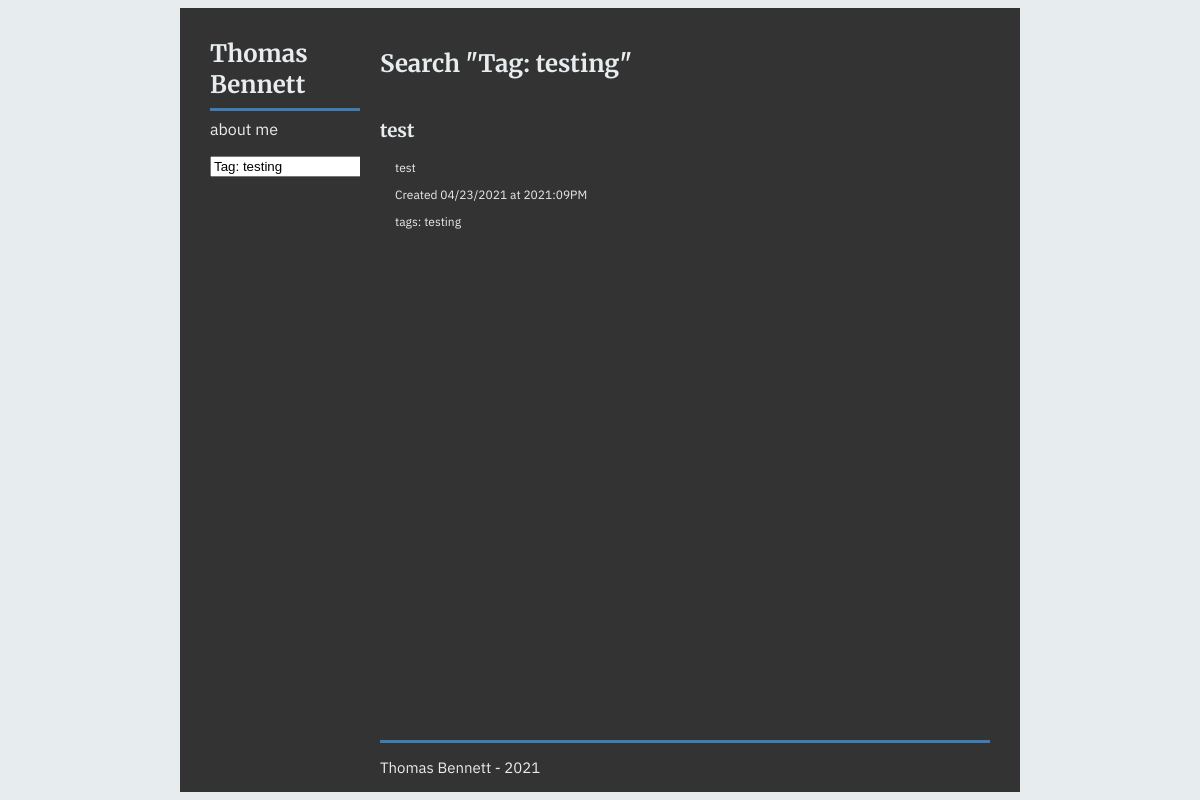
/?t=testing, run on an earlier commit of the app's database.
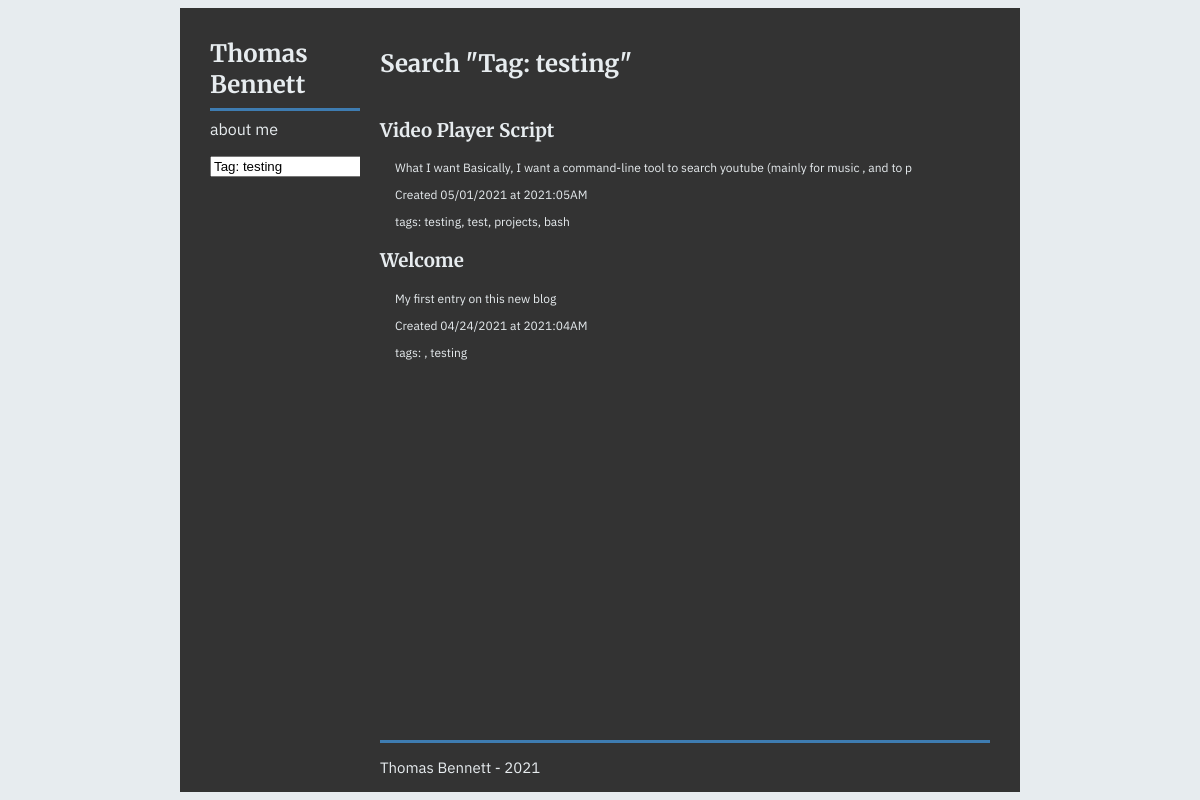
And on a later commit of the database.
### app.py (models this page shows, shortened)
class Entry(flask_db.Model):
    title = CharField()
    slug = CharField(unique=True)
    summary = CharField()
    content = TextField()
    published = BooleanField(index=True)
    timestamp = DateTimeField(default=datetime.datetime.now, index=True)
    def get_tags(self):
        try:
            tags = [tag.tag.title for tag in self.tags]
        except:
            tags = []
        finally:
            return tags

class Tag(flask_db.Model):
    title = CharField(unique=True)
    @classmethod
    def search(cls, query):
        sanitized_query = Tag.sanitize_query(query)
        return (Entry
                .select()
                .join(EntryTag)
                .where(EntryTag.tag == Tag.get(Tag.title == sanitized_query))
                .order_by(Entry.timestamp.desc()) )
    @staticmethod
    def sanitize_query(query):
        return re.sub('[^\w]+', '_', query.lower())

### app.py (the view)
@app.route('/')
def index(q=None, t=None):
    search_query = request.args.get('q') or q
    tag_search_query = request.args.get('t') or t
    search_title=None
    if search_query:
        query = Entry.search(search_query)
        search_title = search_query
    elif tag_search_query:
        query = Tag.search(tag_search_query)
        search_title = "Tag: " + tag_search_query
    else:
        query = Entry.public().order_by(Entry.timestamp.desc())
    return object_list('index.html', query, search=search_title)

### templates/index.html (shortened to what this page needs)
{% extends "base.html" %}
{% block content_title %}{% if search %}Search "{{ search }}"{% else %}Blog entries{% endif %}{% endblock %}
{% block content %}
  {% for entry in object_list %}
    <h3>
      <a class='index-entry-title' href="{% if entry.published %}{{ url_for('detail', slug=entry.slug) }}{% else %}{{ url_for('edit', slug=entry.slug) }}{% endif %}">
        {{ entry.title }}
      </a>
    </h3>
    <div class="index-entry-info">
      <p>{{ entry.summary }}</p>
      <p class='index-entry-created'>Created {{ entry.timestamp.strftime('%m/%d/%Y at %G:%I%p') }}</p>
      <p>tags: {% for e in entry.get_tags() %}<a href='{{ url_for('index', t=e) }}'>{{ e }}</a>{% if not loop.last %}, {% endif %}{% endfor %}</p>
    </div>
    {% else %}
    <p>No entries have been created yet.</p>
  {% endfor %}
{% endblock %}

What changed in the data, as far as the page shows it:
removed Entry: title "test", summary "test", timestamp "04/23/2021 at 2021:09PM", Tag (title "testing")
added Entry: title "Video Player Script", summary "What I want Basically, I want a command-line tool to search youtube (mainly for music , and to p", timestamp "05/01/2021 at 2021:05AM", Tag (title "testing")
added Tag: title "test", shown under "Video Player Script"
added Tag: title "projects", shown under "Video Player Script"
added Tag: title "bash", shown under "Video Player Script"
added Entry: title "Welcome", summary "My first entry on this new blog", timestamp "04/24/2021 at 2021:04AM", Tag (title "testing")
